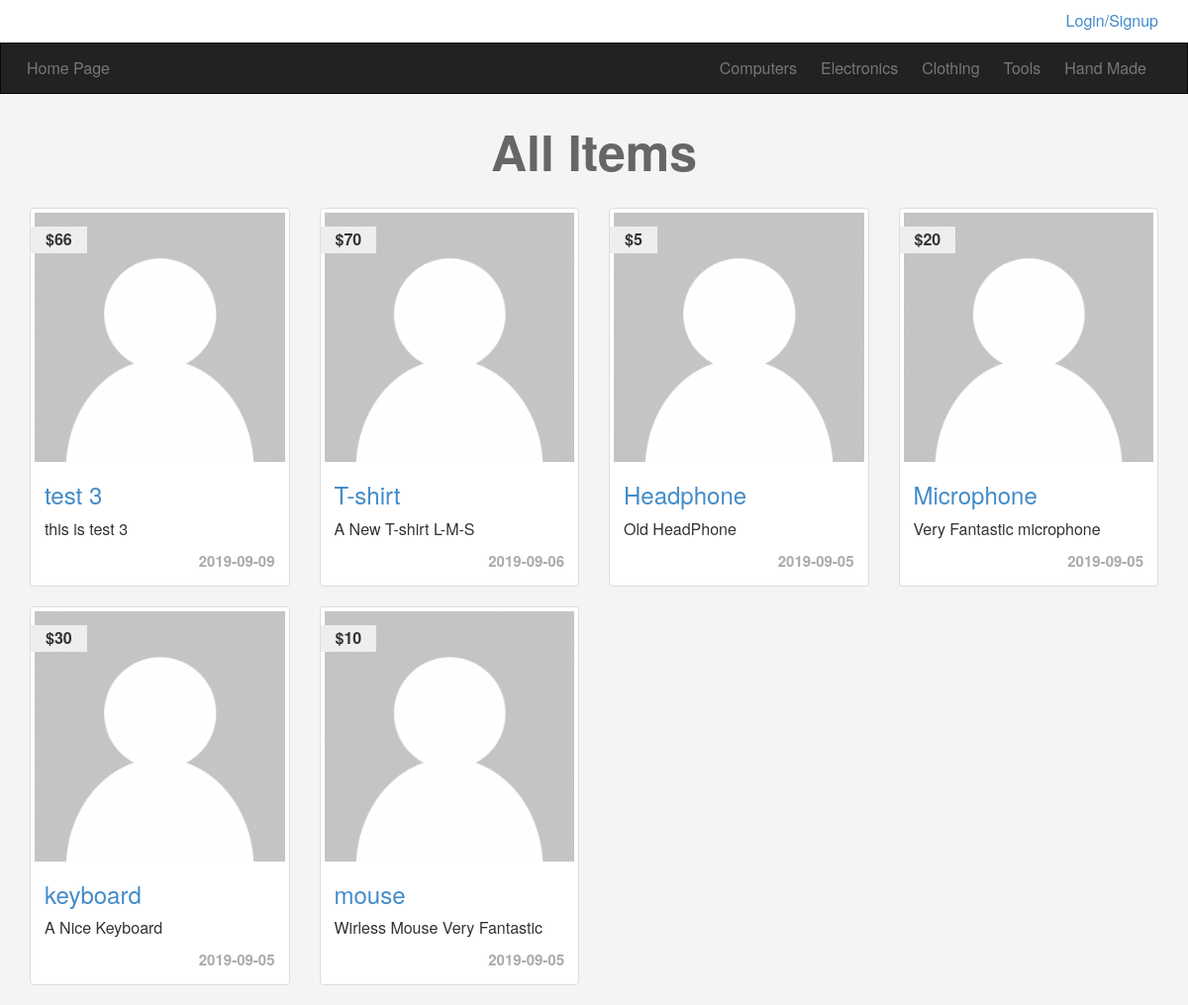
The page / on the database its author committed.
### tables this page shows
CREATE TABLE `categories` (
  `category_id` int(11) NOT NULL,
  `category_name` varchar(255) NOT NULL,
  `description` text NOT NULL,
  `parent` int(11) NOT NULL,
  `ordering` int(11) DEFAULT NULL,
  `visibility` tinyint(4) NOT NULL DEFAULT '0',
  `allow_comment` tinyint(4) NOT NULL DEFAULT '0',
  `allow_ads` tinyint(4) NOT NULL DEFAULT '0'
);

CREATE TABLE `items` (
  `item_id` int(11) NOT NULL,
  `item_name` varchar(255) NOT NULL,
  `description` text NOT NULL,
  `price` varchar(255) NOT NULL,
  `date` date NOT NULL,
  `country_made` varchar(255) NOT NULL,
  `image` varchar(255) NOT NULL,
  `status` varchar(255) NOT NULL,
  `rating` varchar(255) NOT NULL,
  `approve` tinyint(4) NOT NULL DEFAULT '0',
  `category_id` int(11) NOT NULL,
  `member_id` int(11) NOT NULL
);

### init.php (called while the page is built, shortened)
<?php
    $tmbl = 'includes/templates/';
    $func = 'includes/functions/';
    $css  = 'theme/css/';
    include 'admin/connection.php';
    include $func . 'functions.php';
    include $tmbl . 'header.php';
?>

### includes/functions/functions.php (called while the page is built, shortened)
<?php
    function getAll ($select, $table, $where = NULL, $and = NULL, $orderby, $ordering = 'DESC') {
        global $conn;
        $stmt = $conn->prepare("SELECT $select FROM $table $where $and ORDER BY $orderby $ordering");
        $stmt->execute();
        $All = $stmt->fetchAll();
        return $All;
    }

### index.php (the view, shortened to what this page needs)
<?php
    include 'init.php';
?>
<div class="container">
    <div class="row">
        <h1 class="text-center">All Items</h1>
        <?php
            $items = getAll("*", "items", "where approve = 1", "", "item_id", "DESC");
            foreach($items as $item) {
        ?>
        <div class="col-sm-6 col-md-3">
            <div class="item-box thumbnail">
                <div>
                    <img src="item.png" class="img-responsive">
                </div>
                <div class="info">
                    <p class='price'><?php echo $item['price'] ?></p>
                    <h3><a href="items.php?itemid=<?php echo $item['item_id'] ?>"><?php echo $item['item_name'] ?></a></h3>
                    <p><?php echo $item['description'] ?></p>
                    <p class=date><?php echo $item['date'] ?></p>
                </div>
            </div>
        </div>
        <?php } ?>
    </div>
</div>
<?php include $tmbl . 'footer.php'; ?>

### includes/templates/header.php (shortened to what this page needs)
<!DOCTYPE html>
<html>
    <head>
        <link rel="stylesheet" href="<?php echo $css ?>bootstrap.css">
        <link rel="stylesheet" href="<?php echo $css ?>font-awesome.min.css">
        <link rel="stylesheet" href="<?php echo $css ?>front.css">
    </head>
    <body>
        <div class="upper-bar">
            <div class="container">
                <?php
                    if (isset($_SESSION['user'])) {
                ?>
                <div class="dropdown pull-right">
                  <button class="btn btn-default dropdown-toggle" type="button" id="dropdownMenu1" data-toggle="dropdown" aria-haspopup="true" aria-expanded="true">
                        <img src="item.png" class="img-circle">
                        <?php echo $_SESSION['user'] ?>
                    <span class="caret"></span>
                  </button>
                  <ul class="dropdown-menu" aria-labelledby="dropdownMenu1">
                    <li><a href="profile.php">My Profile</a></li>
                    <li><a href="newad.php">Add Item</a></li>
                    <li><a href="logout.php">Logout</a></li>
                  </ul>
                </div>
                <?php
                    } else {
                ?>
                <a href="login.php">
                    <span class="pull-right">Login/Signup</span>
                </a>
                <?php } ?>
            </div>
        </div>
        <nav class="navbar navbar-inverse">
          <div class="container">
            <div class="navbar-header">
              <a class="navbar-brand" href="index.php">Home Page</a>
            </div>
            <div class="collapse navbar-collapse" id="app-nav">
              <ul class="nav navbar-nav navbar-right">
                <?php
                    $cats = getAll("*", "categories", "where parent = 0", "", "category_id", "ASC");
                    foreach($cats as $cat) {
                        echo "<li><a href='categories.php?catid=".$cat['category_id']."'>".$cat['category_name']."</a></li>";
                    }
                ?>
              </ul>
            </div>
          </div>
        </nav>

### includes/templates/footer.php (shortened to what this page needs)
    </body>
</html>

### theme/css/front.css (style rules this page uses)
body { background: #F4F4F4; font-size: 16px; }
.navbar { border-radius: 0; margin-bottom: 0 }
.navbar-brand { font-size: 1em; padding: 15px 12px; }
.nav > li > a { padding: 15px 12px; }
.upper-bar { background-color: #fff; padding: 10px }
.item-box { position: relative }
.item-box .info { padding: 0 10px }
.item-box .price { position: absolute; top: 18px; left: 0; background-color: #eee; padding: 2px 15px; font-weight: bold }
.item-box .date { color: #aaa; text-align: right; font-weight: bold; font-size: 15px }
h1 { font-size: 50px; color: #666; font-weight: bold; margin: 30px 0 }

### rows shown on the page
categories: category_name "Computers"
categories: category_name "Electronics"
categories: category_name "Clothing"
categories: category_name "Tools"
categories: category_name "Hand Made"
items: price "$66", item_name "test 3", description "this is test 3", date "2019-09-09"
items: price "$70", item_name "T-shirt", description "A New T-shirt L-M-S", date "2019-09-06"
items: price "$5", item_name "Headphone", description "Old HeadPhone", date "2019-09-05"
items: price "$20", item_name "Microphone", description "Very Fantastic microphone", date "2019-09-05"
items: price "$30", item_name "keyboard", description "A Nice Keyboard", date "2019-09-05"
items: price "$10", item_name "mouse", description "Wirless Mouse Very Fantastic", date "2019-09-05"
